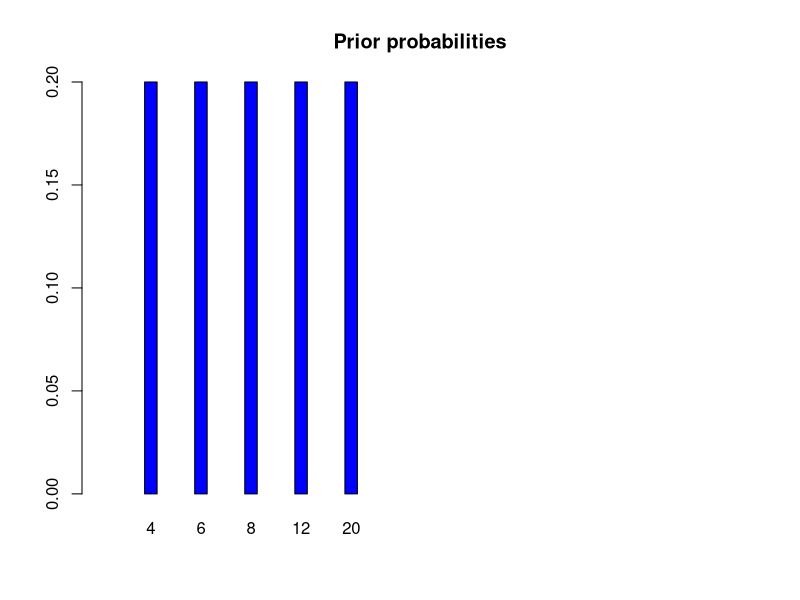
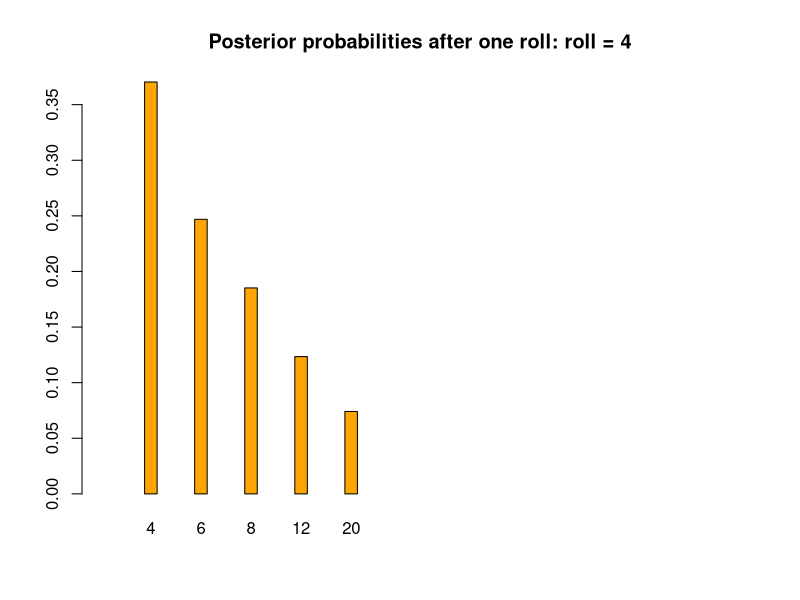
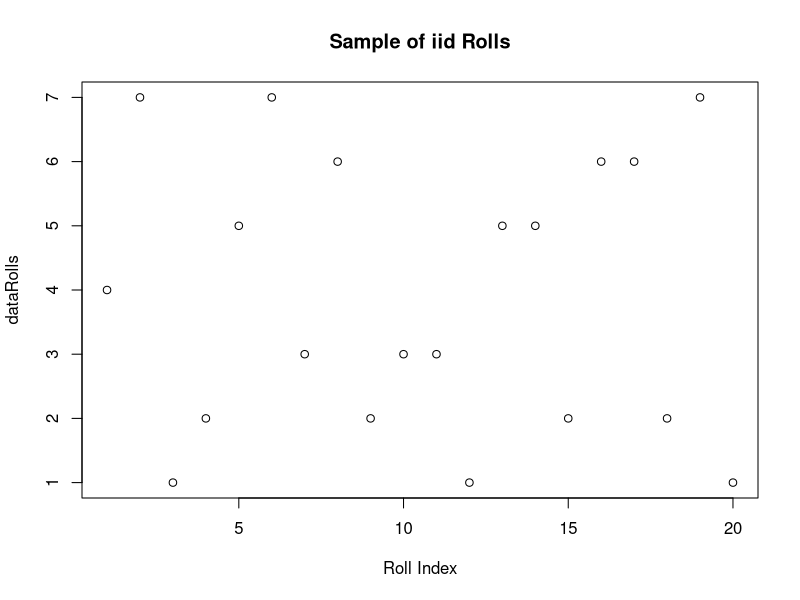
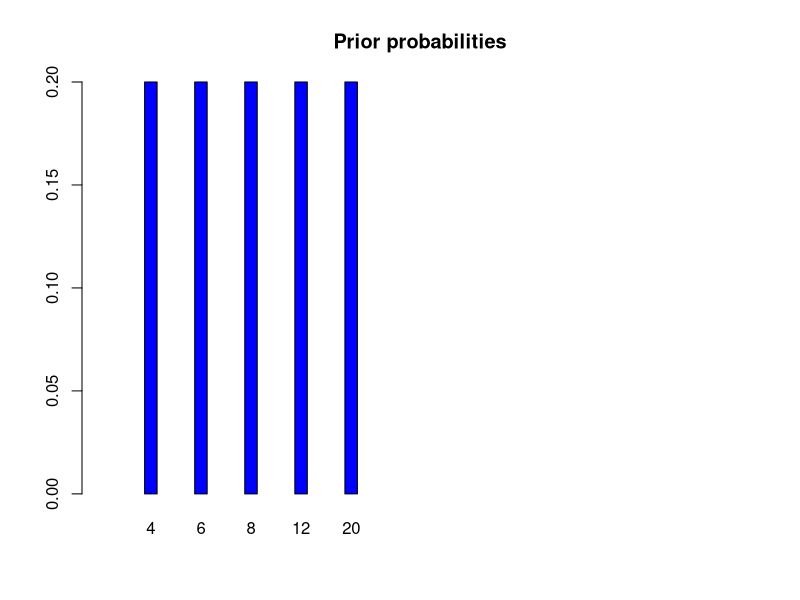
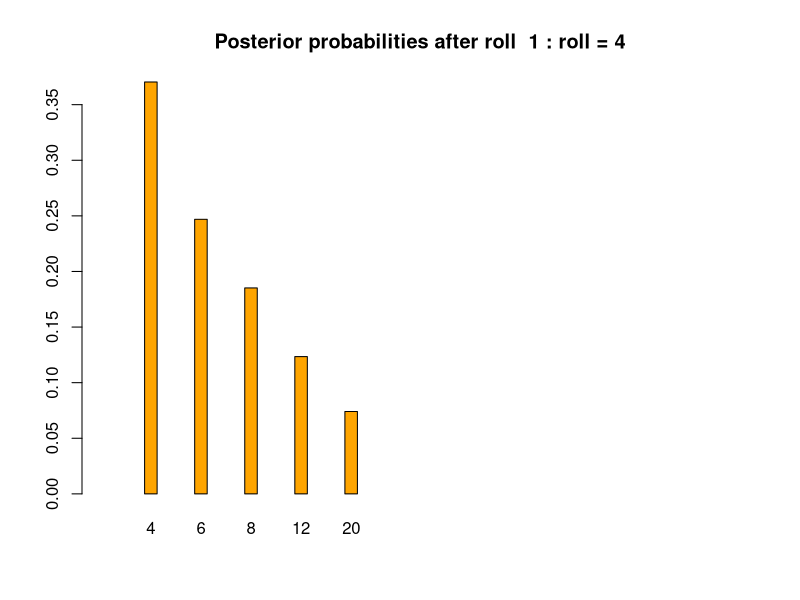
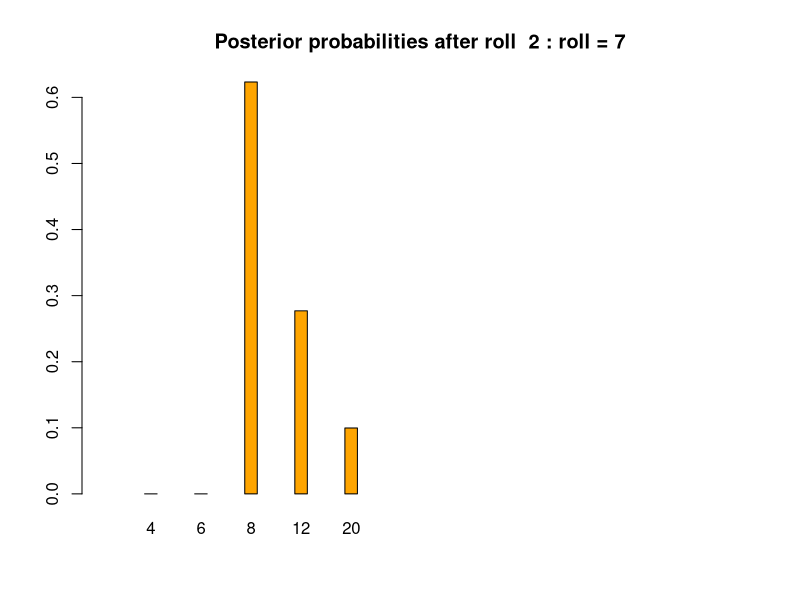
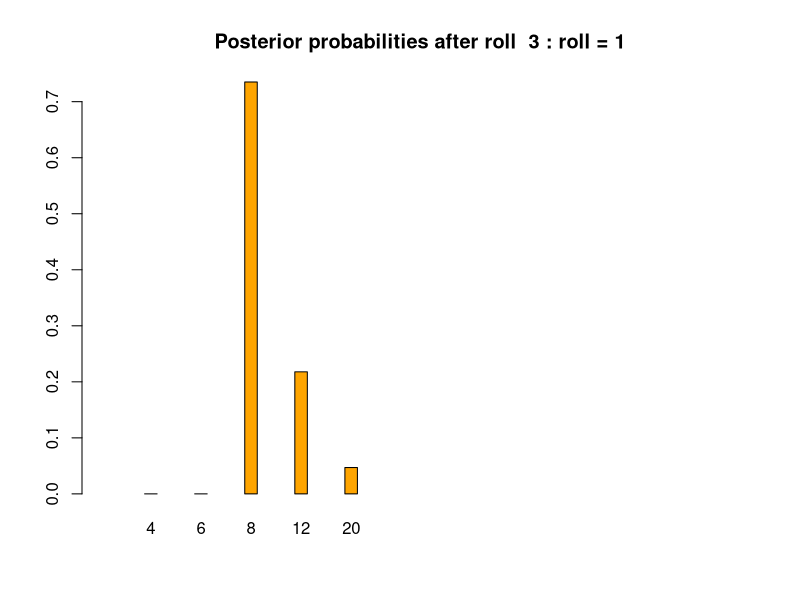
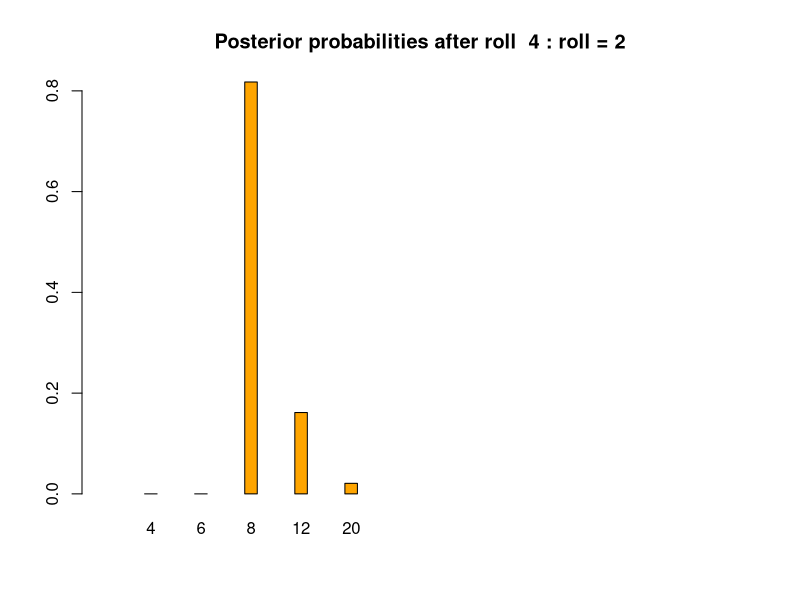

Recreate these plots in R, in order.
####################################################
# studioBayes.r

# K-Sided Dice Example from Lecture 11

# Random process: choose among K-sided Dies at random and roll the die
# Conduct Bayesian analysis inferring the chosen die type using outcomes of sample rolls


#--------------------------------
# Updating for one roll
dice=c(4,6,8,12,20)
prior=c(.2,.2,.2,.2,.2)

# Build likelihood table 5 dice x 20 possible outcomes
v = rep(0,100)
likelihoodTable = matrix(v,nrow=5, ncol=20)
# Make the probabilities (rows) for each die separately. 
# We could have done this in a loop
likelihoodTable[1,1:4] = 1/4    #4 sided die; outcomes 5-20 are all 0
likelihoodTable[2,1:6] = 1/6    #6 sided die; outcomes 7-20 are all 0
likelihoodTable[3,1:8] = 1/8    #8 sided die; outcomes 9-20 are all 0
likelihoodTable[4,1:12] = 1/12  #12 sided die; outcomes 13-20 are all 0
likelihoodTable[5,1:20] = 1/20  #20 sided die; 
print(likelihoodTable, digits=3)

title = "Prior probabilities"
barplot(prior, col='blue', width=rep(.1,5),xlim=c(0,5),space=3, 
        names=dice, main=title)

# Choose die according to prior distribution
set.seed(1)
randomDie=sample(dice,1,prob=prior)

# roll the die once
x = sample(1:randomDie, size=1, replace=TRUE)
print(x)

# Choose Likelihood column:
likelihood = likelihoodTable[,x]
print(likelihood)

unnormalizedPosterior = prior*likelihood
posterior = unnormalizedPosterior/sum(unnormalizedPosterior)

title = paste("Posterior probabilities after one roll: roll =", x)
barplot(posterior, col='orange', width=rep(.1,5),xlim=c(0,5),space=3, 
        names=dice, main=title)

#-------------------------------------
# Storing the entire table in a data frame

# Put the Bayes table in a data frame for easy printing
# Data frames have named columns, the syntax is name = values.
# So dice = dice creates a column named 'dice' with values from the dice vector
# Likewise someothername = dice creates a column called 'someothername' with
# values from the dice vector
# 
bayesTable=data.frame(
    dice=dice, 
    prior=prior, 
    likelihood=likelihood, 
    posterior.prenormalize=unnormalizedPosterior, 
    posterior.normalized=posterior
)
title = paste("Bayes table after one roll: roll =", x)
print(title)
print(bayesTable)

#--------------------------------
# Roll die repeatedly
# Just to keep this part self-contained we repeat the setup above
nrolls=20  #roll the die nrolls times
dice=c(4,6,8,12,20)
prior=c(.2,.2,.2,.2,.2)
# Build likelihood table 5 dice x 20 possible outcomes
v = rep(0,100)
likelihoodTable = matrix(v,nrow=5, ncol=20)
# Make the probabilities (rows) for each die separately. 
# We could have done this in a loop
likelihoodTable[1,1:4] = 1/4    #4 sided die
likelihoodTable[2,1:6] = 1/6    #6 sided die
likelihoodTable[3,1:8] = 1/8    #8 sided die
likelihoodTable[4,1:12] = 1/12  #12 sided die
likelihoodTable[5,1:20] = 1/20  #20 sided die

# Choose die according to prior distribution
set.seed(1)
randomDie=sample(dice,1,prob=prior)
  
# Get all the data at once
dataRolls = sample(1:randomDie, size=nrolls, replace=TRUE)

# It's good practice to just plot the data to see if there are obvious problems
plot(dataRolls, xlab="Roll Index", main="Sample of iid Rolls")

# Plot the prior
title = "Prior probabilities"
barplot(prior, col='blue', width=rep(.1,5),xlim=c(0,5),space=3, 
        names=dice, main=title)

# Create the data frame to hold  our computations
bayesTable=data.frame(
    dice=dice, 
    prior=NA, 
    likelihood=NA, 
    posterior.prenormalize=NA, 
    posterior.normalized=NA)

# Initialize matrix whose jth column will store 
# the posterior distribution after updating the jth roll
# We will use this to make a nifty stacked bar plot at the end
posteriorMat = matrix(NA, nrow=length(dice), ncol=nrolls )

#set the first prior
prior.jroll = prior

# Go throught the updata process for each roll 
for (jroll in 1:nrolls){
  x.jroll =dataRolls[jroll]
  
  likelihood.jroll = likelihoodTable[,x.jroll]
  unnormalizedPosterior.jroll = prior.jroll * likelihood.jroll
  posterior.jroll = unnormalizedPosterior.jroll/sum(unnormalizedPosterior.jroll)
  
  # store the posterior
  posteriorMat[,jroll] = posterior.jroll
  
  # plot the posterior
  title = paste("Posterior probabilities after roll ", jroll, ": roll =", x.jroll)
  barplot(posterior.jroll, col='orange', width=rep(.1,5),xlim=c(0,5),space=3, 
          names=dice, main=title)
  
  # put the table in our data frame for easy printing
  bayesTable[,"prior"] = prior.jroll
  bayesTable[,"likelihood"] = likelihood.jroll
  bayesTable[,"posterior.prenormalize"] = unnormalizedPosterior.jroll
  bayesTable["posterior.normalized"] = posterior.jroll

  title = paste("Bayes table after one roll", jroll, ": roll =", x.jroll)
  print(title)
  print(bayesTable)
  
  # SET THE PRIOR for the next roll
  prior.jroll = posterior.jroll
  
}
  
# stacked barplot of the prior/posterior distributions
# as a function of the number of rolls
# (cbind --column bind is a easy way to add columns to a matrix)
allProbs = cbind(prior,posteriorMat)
barplot(allProbs,legend.text=paste("Sides",dice,sep=""),
        names.arg=c("0(Prior)",c(1:nrolls)), col=rainbow(length(dice)))
title(xlab="Number of Rolls")
title(main="Stacked Barplot of Posterior (Prior) Probabilities")
# sub-bar heights equal posterior probabilities
####################################
